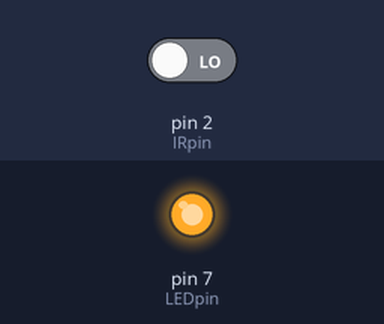
Simulated run of this sketch. Board: Arduino Uno, built with avr-gcc and run on an emulated ATmega328P. Shown: output pins drawn as LEDs (lit = HIGH). Inputs (shaded band) come from the test bench; at power-on: pin 2 (IRpin) LOW.

Above: at 1.2 s.
1.3 s: pin 2 (IRpin) driven HIGH
At 2.4 s:
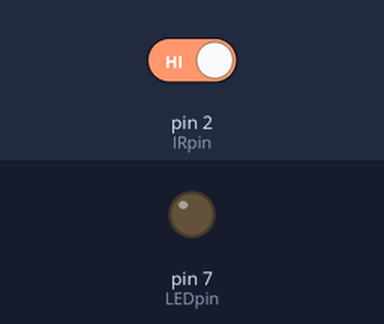
2.8 s: pin 2 (IRpin) driven LOW
At 3.5 s:
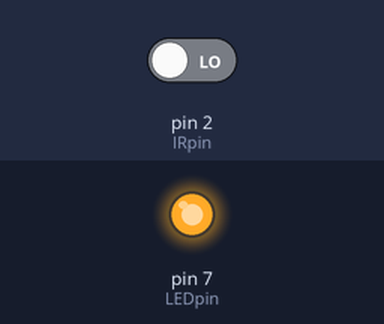
Timing chart, 0 to 5.8 s (numbered marks = the images above; inputs shaded):
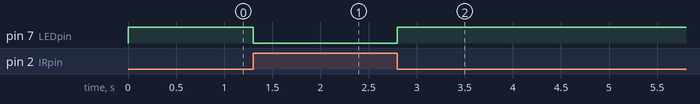

The sketch:

IRbeanSolenoidLEDreport.ino
```cpp
int LEDpin = 7;
int IRpin = 2;
int IRstat;

void setup() {
  pinMode(LEDpin, OUTPUT);
  pinMode(IRpin, INPUT);
}

void loop() {
    IRstat = digitalRead(IRpin);
      if (IRstat == HIGH) {              // check if IRbeam UNinterupted
          digitalWrite(LEDpin,LOW);
      }
      if (IRstat == LOW) {               // check if IRbeam interupted
        digitalWrite(LEDpin,HIGH);
      }
  delay(1/1000);
}
```

Measured:
- after the input at 1.3 s, pin 7 (LEDpin): HIGH → LOW at once
- after the input at 2.8 s, pin 7 (LEDpin): LOW → HIGH at once
